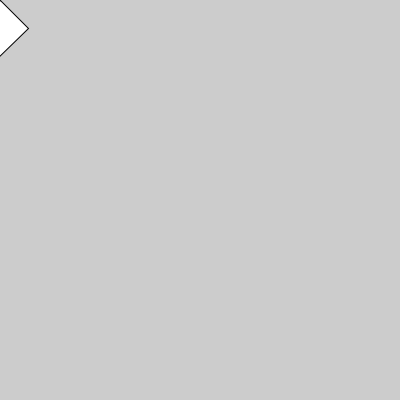
Frame 1 (no input)
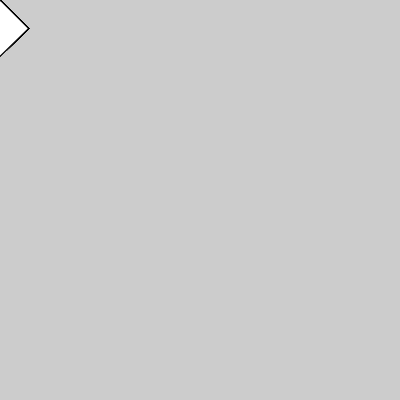
Frame 60 (the mouse pressed at the canvas centre just before this capture)
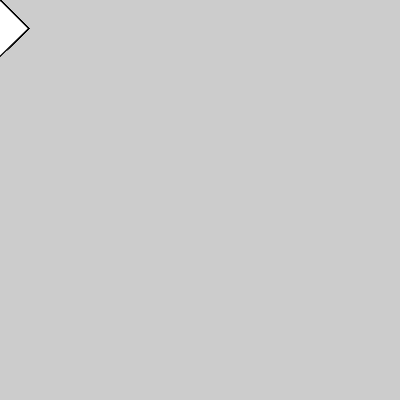
Frame 120 (the mouse held since frame 60 and released just before this capture)

The Processing sketch that drew these frames (run headless with seeded random() and noise(); from frame 60 on, the mouse is pressed at the canvas centre):

// Processing sketch: rotate_45
// ── rotate_45.pde
void setup() {
  size(400, 400);
}

void draw() {
  rotate(radians(45));
  rect(0,0,40,50);
}
